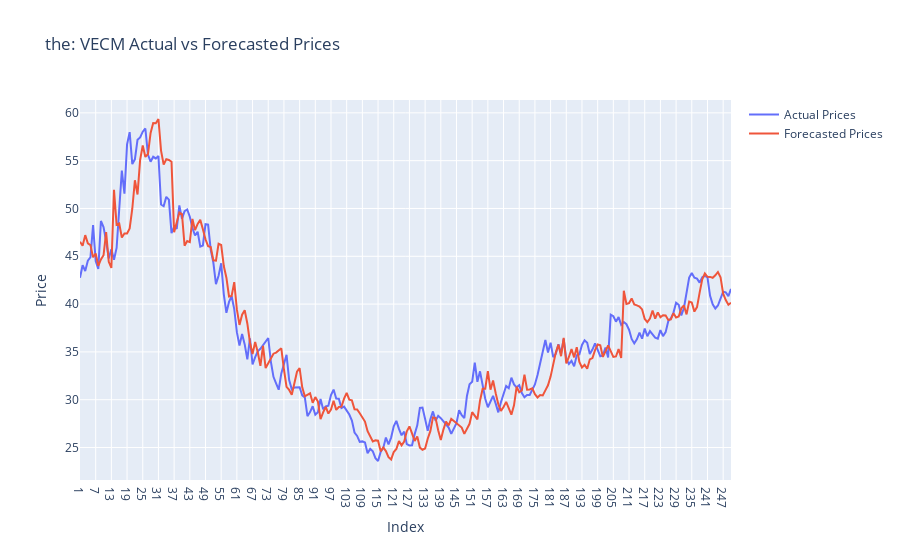

Source (notebook cell):
### Code cell
%R -o hub1_forecast_comparison
%R -o hub1_name

hub1_forecast_comparison = hub1_forecast_comparison

actual_trace = go.Scatter(
    x=hub1_forecast_comparison.index,
    y=hub1_forecast_comparison['Actual'],
    mode='lines',
    name='Actual Prices'
)

forecasted_trace = go.Scatter(
    x=hub1_forecast_comparison.index,
    y=hub1_forecast_comparison['Forecasted'],
    mode='lines',
    name='Forecasted Prices'
)

# Create the plot
layout = go.Layout(
    title= hub1_name.item() + ': VECM Actual vs Forecasted Prices',
    xaxis=dict(title='Index'),
    yaxis=dict(title='Price'),
)

fig = go.Figure(data=[actual_trace, forecasted_trace], layout=layout)
fig.show()

### Figure 1 — Plotly figure (JSON) as saved in the notebook; plotly's stock layout.template omitted (floating-point values rounded to 4 significant figures; data arrays with more than 128 entries replaced by an {"elided": "..."} marker saying what was removed)
{"data": [{"mode": "lines", "name": "Actual Prices", "type": "scatter", "x": {"elided": "250 str values"}, "y": {"elided": "250 float values"}}, {"mode": "lines", "name": "Forecasted Prices", "type": "scatter", "x": {"elided": "250 str values"}, "y": {"elided": "250 float values"}}], "layout": {"title": {"text": "the: VECM Actual vs Forecasted Prices"}, "xaxis": {"title": {"text": "Index"}}, "yaxis": {"title": {"text": "Price"}}}}
